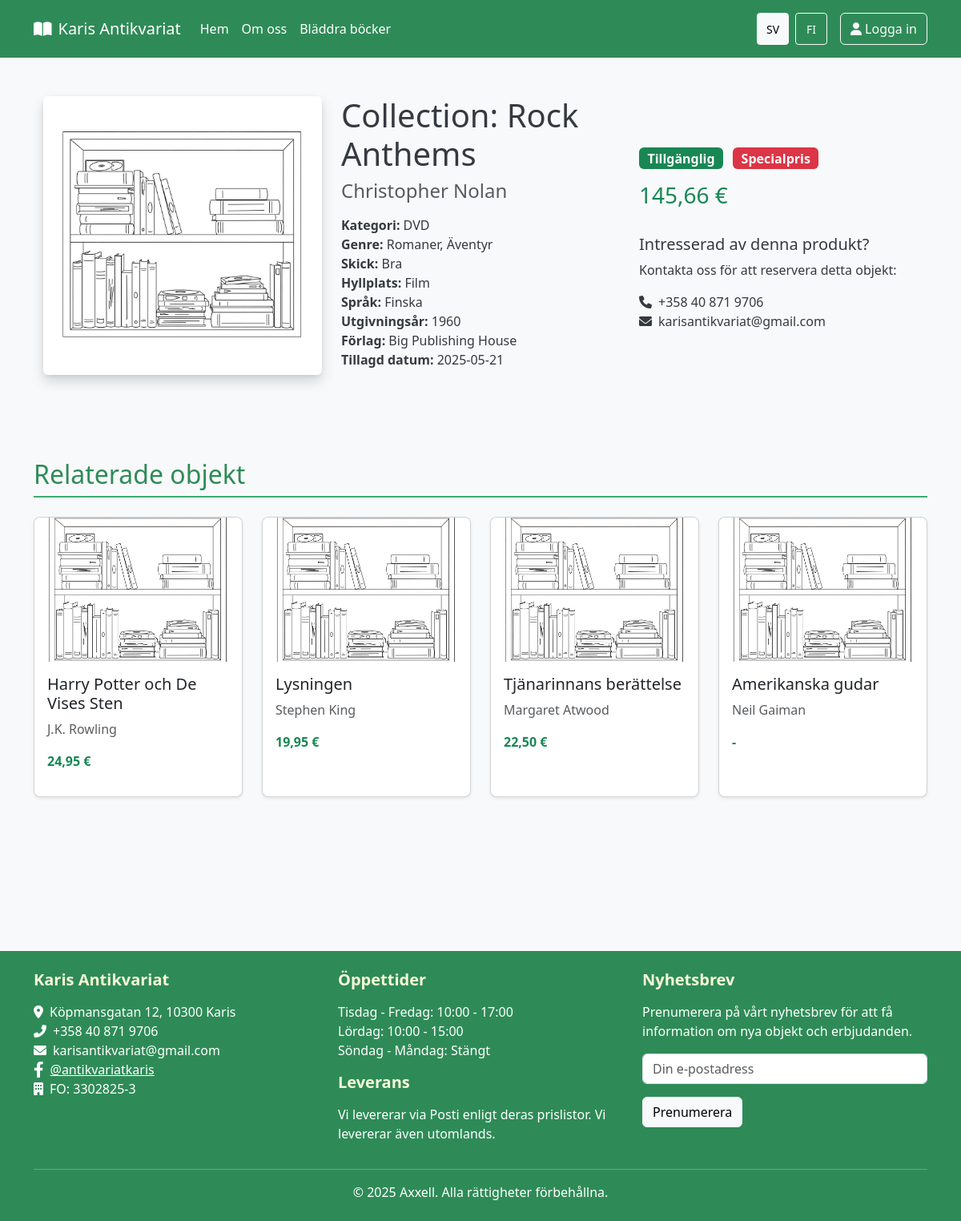
Page /singleproduct.php?id=297 on the committed database.
### tables this page shows
CREATE TABLE `product` (
  `prod_id` int NOT NULL AUTO_INCREMENT,
  `title` varchar(255) NOT NULL,
  `status` int DEFAULT NULL,
  `shelf_id` int DEFAULT NULL,
  `category_id` int DEFAULT NULL,
  `price` decimal(10,2) DEFAULT NULL,
  `condition_id` int DEFAULT NULL,
  `notes` text,
  `internal_notes` text,
  `year` int DEFAULT NULL,
  `publisher` varchar(100) DEFAULT NULL,
  `special_price` tinyint(1) DEFAULT NULL COMMENT 'Om produkten är på rea: 1 = Ja, 0 = Nej',
  `recommended` tinyint(1) DEFAULT NULL COMMENT 'Om produkten är rekommenderad: 1 = Ja, 0 = Nej	',
  `rare` tinyint(1) DEFAULT '0',
  `date_added` datetime DEFAULT CURRENT_TIMESTAMP,
  `language_id` int DEFAULT NULL,
  PRIMARY KEY (`prod_id`),
  KEY `shelf_id` (`shelf_id`),
  KEY `category_id` (`category_id`),
  KEY `condition_id` (`condition_id`),
  KEY `idx_product_status` (`status`),
  KEY `fk_product_language` (`language_id`),
  CONSTRAINT `fk_product_language` FOREIGN KEY (`language_id`) REFERENCES `language` (`language_id`),
  CONSTRAINT `product_ibfk_1` FOREIGN KEY (`shelf_id`) REFERENCES `shelf` (`shelf_id`),
  CONSTRAINT `product_ibfk_2` FOREIGN KEY (`category_id`) REFERENCES `category` (`category_id`),
  CONSTRAINT `product_ibfk_3` FOREIGN KEY (`condition_id`) REFERENCES `condition` (`condition_id`),
  CONSTRAINT `product_ibfk_4` FOREIGN KEY (`status`) REFERENCES `status` (`status_id`)
);

CREATE TABLE `author` (
  `author_id` int NOT NULL AUTO_INCREMENT,
  `author_name` varchar(200) NOT NULL,
  PRIMARY KEY (`author_id`)
);

CREATE TABLE `category` (
  `category_id` int NOT NULL AUTO_INCREMENT,
  `category_sv_name` varchar(100) NOT NULL,
  `category_fi_name` varchar(100) NOT NULL,
  PRIMARY KEY (`category_id`),
  UNIQUE KEY `category_name` (`category_sv_name`)
);

CREATE TABLE `status` (
  `status_id` int NOT NULL AUTO_INCREMENT,
  `status_sv_name` varchar(50) NOT NULL,
  `status_fi_name` varchar(50) NOT NULL,
  PRIMARY KEY (`status_id`),
  UNIQUE KEY `status_name` (`status_sv_name`)
);

### includes/routes.php (called while the page is built, shortened)
<?php
class Routes {
    private static $basePath = '';
    public static function init($basePath) {
        self::$basePath = $basePath;
    }
    public static function asset($type, $file) {
        return self::$basePath . '/assets/' . $type . '/' . $file;
    }
}
function asset($type, $file) {
    return Routes::asset($type, $file);
}

### includes/functions.php (called while the page is built, shortened)
<?php
function safeEcho($value) {
    return ($value !== null) ? htmlspecialchars($value) : '';
}
?>

### init.php (called while the page is built, shortened)
<?php
$include_base = __DIR__;
require_once $include_base . '/includes/functions.php';
require_once $include_base . '/includes/ui.php';
require_once $include_base . '/includes/Formatter.php';
$language = isset($_SESSION['language']) ? $_SESSION['language'] : 'sv';
if (function_exists('loadLanguageStrings')) {
    $strings = loadLanguageStrings($language);
}
if (class_exists('Formatter')) {
    $formatter = new Formatter($language === 'fi' ? 'fi_FI' : 'sv_SE');
}

### includes/ui.php (called while the page is built, shortened)
<?php
function loadLanguageStrings($language) {
    $langFile = 'languages/' . $language . '.php';
    if (file_exists($langFile)) {
        return $lang_strings;
    } else {
        include 'languages/sv.php';
        return $lang_strings;
    }
}
?>

### includes/Formatter.php (called while the page is built, shortened)
<?php
class Formatter {
    public function __construct(string $locale = 'sv_SE') {
        $this->locale = $locale;
    }
    public function formatCurrency($amount, string $currency = '€'): string {
        if ($amount === null) {
            return '-';
        }
        return number_format((float)$amount, 2, ',', ' ') . ' ' . $currency;
    }
    public function formatDate($date, string $format = 'Y-m-d'): string {
        return date($format, strtotime($date));
    }
    public function formatPrice($price): string {
        return $this->formatCurrency($price);
    }
}
?>

### singleproduct.php (the view, shortened to what this page needs)
<?php
require_once 'init.php';
$productId = isset($_GET['id']) ? (int)$_GET['id'] : 0;
function getProductById($productId) {
    global $pdo, $language;
    $categoryNameField = ($language === 'fi') ? 'cat.category_fi_name' : 'cat.category_sv_name';
    $shelfNameField = ($language === 'fi') ? 'sh.shelf_fi_name' : 'sh.shelf_sv_name';
    $statusNameField = ($language === 'fi') ? 's.status_fi_name' : 's.status_sv_name';
    $conditionNameField = ($language === 'fi') ? 'con.condition_fi_name' : 'con.condition_sv_name' ;
    $languageNameField = ($language === 'fi') ? 'lang.language_fi_name' : 'lang.language_sv_name';
    try {
        $sql = "SELECT
        p.prod_id,
        p.title,
        p.status,
        p.shelf_id,
        p.category_id,
        p.price,
        p.condition_id,
        p.notes,
        p.internal_notes,
        p.year,
        p.publisher,
        p.special_price,
        p.rare,
        p.recommended,
        p.date_added,
        p.language_id,
        {$statusNameField} as status_name,
        s.status_id,
        {$categoryNameField} as category_name,
        IFNULL({$shelfNameField}, '') as shelf_name,
        IFNULL({$conditionNameField}, '') as condition_name,
        IFNULL(con.condition_code, '') as condition_code,
        IFNULL({$languageNameField}, '') as language_name
    FROM
        product p
    JOIN category cat ON p.category_id = cat.category_id
    JOIN `status` s ON p.status = s.status_id
    LEFT JOIN shelf sh ON p.shelf_id = sh.shelf_id
    LEFT JOIN `condition` con ON p.condition_id = con.condition_id
    LEFT JOIN `language` lang ON p.language_id = lang.language_id
    WHERE
        p.prod_id = :productId";
        $stmt = $pdo->prepare($sql);
        $stmt->bindParam(':productId', $productId, PDO::PARAM_INT);
        $stmt->execute();
        $product = $stmt->fetch(PDO::FETCH_OBJ);
        if ($product) {
            $authorSql = "SELECT a.author_id, a.author_name
                         FROM author a
                         JOIN product_author pa ON a.author_id = pa.author_id
                         WHERE pa.product_id = :productId";
            $authorStmt = $pdo->prepare($authorSql);
            $authorStmt->bindParam(':productId', $productId, PDO::PARAM_INT);
            $authorStmt->execute();
            $authors = $authorStmt->fetchAll(PDO::FETCH_OBJ);
            $product->authors = $authors;
            $authorNames = array_map(function($author) {
                return $author->author_name;
            }, $authors);
            $product->author_names = !empty($authorNames) ? implode(', ', $authorNames) : '';
            $genreSql = "SELECT g.genre_id, " .
                       ($language === 'fi' ? 'g.genre_fi_name' : 'g.genre_sv_name') . " as genre_name
                       FROM genre g
                       JOIN product_genre pg ON g.genre_id = pg.genre_id
                       WHERE pg.product_id = :productId";
            $genreStmt = $pdo->prepare($genreSql);
            $genreStmt->bindParam(':productId', $productId, PDO::PARAM_INT);
            $genreStmt->execute();
            $genres = $genreStmt->fetchAll(PDO::FETCH_OBJ);
            $product->genres = $genres;
            $product->genre_ids_array = array_map(function($genre) {
                return $genre->genre_id;
            }, $genres);
            $product->genre_names_array = array_map(function($genre) {
                return $genre->genre_name;
            }, $genres);
        }
        return $product;
    } catch (PDOException $e) {
        error_log("Database error in getProductById: " . $e->getMessage());
        error_log("SQL query: " . $sql);
        return null;
    }
}
function getRelatedProducts($productId, $categoryId, $genreIds, $limit = 4) {
    global $pdo, $language;
    try {
        $genreIdList = implode(',', array_map('intval', $genreIds));
        $categoryNameField = ($language === 'fi') ? 'c.category_fi_name' : 'c.category_sv_name';
        $sql = "SELECT DISTINCT
                    p.prod_id,
                    p.title,
                    p.price,
                    p.special_price,
                    p.rare,
                    p.recommended,
                    {$categoryNameField} as category_name,
                    (SELECT GROUP_CONCAT(a.author_name SEPARATOR ', ')
                     FROM product_author pa
                     JOIN author a ON pa.author_id = a.author_id
                     WHERE pa.product_id = p.prod_id) as author_names
                FROM
                    product p
                JOIN
                    category c ON p.category_id = c.category_id
                LEFT JOIN
                    product_genre pg ON p.prod_id = pg.product_id
                WHERE
                    p.prod_id != :productId
                    AND p.status = 1 -- Only available products
                    AND (
                        p.category_id = :categoryId
                        OR pg.genre_id IN ($genreIdList)
                    )
                GROUP BY
                    p.prod_id
                LIMIT :limit";
        $stmt = $pdo->prepare($sql);
        $stmt->bindParam(':productId', $productId, PDO::PARAM_INT);
        $stmt->bindParam(':categoryId', $categoryId, PDO::PARAM_INT);
        $stmt->bindParam(':limit', $limit, PDO::PARAM_INT);
        $stmt->execute();
        return $stmt->fetchAll(PDO::FETCH_OBJ);
    } catch (PDOException $e) {
        error_log("Database error in getRelatedProducts: " . $e->getMessage());
        return [];
    }
}
$product = getProductById($productId);
$relatedProducts = [];
if (!empty($product->genre_ids_array)) {
    $relatedProducts = getRelatedProducts($productId, $product->category_id, $product->genre_ids_array);
}
$formattedPrice = $formatter->formatPrice($product->price);
$formattedDate = $formatter->formatDate($product->date_added);
$statusClass = '';
switch ($product->status_id) {
    case 1:
        $statusClass = 'bg-success';
        break;
}
include 'templates/header.php';
?>
<div class="container my-5 pb-5">
    <div class="row">
        <div class="row mb-5">
            <div class="col-md-4 mb-4 mb-md-0">
                <div class="item-image-container">
                    <?php
                    $imagePath = 'uploads/products/' . $product->prod_id . '.jpg';
                    $defaultImage = asset('images', 'default_antiqe_image.webp');
                    if ($product->category_id == 5) {
                        $defaultImage = asset('images', 'default_antiqe_image.webp');
                    } elseif ($product->category_id == 6) {
                        $defaultImage = asset('images', 'default_antiqe_image.webp');
                    } elseif ($product->category_id == 7) {
                        $defaultImage = asset('images', 'default_antiqe_image.webp');
                    } elseif ($product->category_id == 8) {
                        $defaultImage = asset('images', 'default_antiqe_image.webp');
                    }
                    $imageToShow = file_exists($imagePath) ? $imagePath : $defaultImage;
                    ?>
                    <img src="<?php echo $imageToShow; ?>" alt="<?php echo safeEcho($product->title); ?>" class="img-fluid rounded shadow" id="item-image">
                </div>
            </div>
            <div class="col-md-4 item-details">
                <div>
                    <h1 class="mb-2" id="item-title"><?php echo safeEcho($product->title); ?></h1>
                    <h4 class="text-muted mb-3" id="item-author"><?php echo safeEcho($product->author_names); ?></h4>
                </div>
                <ul class="list-unstyled">
                    <li><strong><?php echo $strings['category']; ?>:</strong> <span id="item-category"><?php echo safeEcho($product->category_name); ?></span></li>
                    <?php if (!empty($product->genre_names_array)): ?>
                    <li><strong><?php echo $strings['genre']; ?>:</strong> <span id="item-genre"><?php echo safeEcho(implode(', ', $product->genre_names_array)); ?></span></li>
                    <?php endif; ?>
                    <li><strong><?php echo $strings['condition']; ?>:</strong> <span id="item-condition"><?php echo safeEcho($product->condition_name); ?></span></li>
                    <li><strong><?php echo $strings['shelf']; ?>:</strong> <span id="item-shelf"><?php echo safeEcho($product->shelf_name); ?></span></li>
                    <?php if (!empty($product->language_name)): ?>
                    <li><strong><?php echo $strings['language']; ?>:</strong> <span id="item-language"><?php echo safeEcho($product->language_name); ?></span></li>
                    <?php endif; ?>
                    <?php if (!empty($product->year)): ?>
                    <li><strong><?php echo $strings['year']; ?>:</strong> <span id="item-year"><?php echo safeEcho($product->year); ?></span></li>
                    <?php endif; ?>
                    <?php if (!empty($product->publisher)): ?>
                    <li><strong><?php echo $strings['publisher']; ?>:</strong> <span id="item-publisher"><?php echo safeEcho($product->publisher); ?></span></li>
                    <?php endif; ?>
                    <li><strong><?php echo $strings['date_added']; ?>:</strong> <span id="item-date"><?php echo $formattedDate; ?></span></li>
                </ul>
            </div>
            <div class="col-md-4 item-price-status">
                <div class="price-container">
                    <span class="badge <?php echo $statusClass; ?> fs-6" id="item-status"><?php echo safeEcho($product->status_name); ?></span>
                    <?php if ($product->special_price): ?>
                        <span class="badge bg-danger fs-6 ms-2"><?php echo $strings['special_price']; ?></span>
                    <?php endif; ?>
                    <h3 class="text-success mt-3" id="item-price"><?php echo $formattedPrice; ?></h3>
                </div>
                <div class="mt-4">
                    <h5><?php echo $strings['interested_product']; ?></h5>
                    <?php if ($product->status_id == 1):  ?>
                    <p><?php echo $strings['contact_to_reserve']; ?></p>
                    <ul class="list-unstyled">
                        <li><i class="fas fa-phone me-2"></i>+358 40 871 9706</li>
                        <li><i class="fas fa-envelope me-2"></i>karisantikvariat@gmail.com</li>
                    </ul>
                    <?php elseif ($product->status_id == 2):  ?>
                    <p><?php echo $strings['product_sold']; ?></p>
                    <?php elseif ($product->status_id == 3):  ?>
                    <p><?php echo $strings['product_reserved']; ?></p>
                    <?php else:  ?>
                    <p><?php echo $strings['product_unavailable']; ?></p>
                    <?php endif; ?>
                </div>
            </div>
        </div>
<?php if (!empty($relatedProducts)): ?>
<div class="col-12">
    <section class="my-5">
        <h2 class="mb-4"><?php echo $strings['related_items']; ?></h2>
        <div class="row row-cols-1 row-cols-md-2 row-cols-lg-4 g-4" id="related-items">
            <?php foreach ($relatedProducts as $relatedProduct): ?>
            <div class="col">
                <div class="card h-100">
                    <div class="d-none d-md-block">
                        <?php
                        $relatedImagePath = 'uploads/products/' . $relatedProduct->prod_id . '.jpg';
                        $relatedDefaultImage = asset('images', 'default_antiqe_image.webp');
                        $relatedImageToShow = file_exists($relatedImagePath) ? $relatedImagePath : $relatedDefaultImage;
                        ?>
                        <img src="<?php echo $relatedImageToShow; ?>" class="card-img-top" style="height: 180px; object-fit: cover;" alt="<?php echo safeEcho($relatedProduct->title); ?>">
                        <div class="card-body">
                            <h5 class="card-title"><?php echo safeEcho($relatedProduct->title); ?></h5>
                            <p class="card-text text-muted">
                                <?php echo safeEcho($relatedProduct->author_names); ?>
                            </p>
                            <p class="text-success fw-bold"><?php echo $formatter->formatPrice($relatedProduct->price); ?></p>
                        </div>
                    </div>
                </div>
            </div>
            <?php endforeach; ?>
        </div>
    </section>
</div>
<?php endif; ?>
    </div>
</div>
<?php
include 'templates/footer.php';
?>

### rows in the picture
product: title "Collection: Rock Anthems", category.category_sv_name "DVD", year "1960", publisher "Big Publishing House", date_added "2025-05-21", status.status_sv_name "Tillgänglig", price "145,66 €"
author: author_name "Christopher Nolan"
product: title "Harry Potter och De Vises Sten", author_names "J.K. Rowling", price "24,95 €"
product: title "Lysningen", author_names "Stephen King", price "19,95 €"
product: title "Tjänarinnans berättelse", author_names "Margaret Atwood", price "22,50 €"
product: title "Amerikanska gudar", author_names "Neil Gaiman", price "-"

### other values in the picture
$strings['menu_home'] "Hem"
$strings['menu_about'] "Om oss"
$strings['menu_browse'] "Bläddra böcker"
$strings['login'] "Logga in"
$strings['category'] "Kategori"
$strings['genre'] "Genre"
safeEcho(implode(', ', $product->genre_names_array)) "Romaner, Äventyr"
$strings['condition'] "Skick"
safeEcho($product->condition_name) "Bra"
$strings['shelf'] "Hyllplats"
safeEcho($product->shelf_name) "Film"
$strings['language'] "Språk"
safeEcho($product->language_name) "Finska"
$strings['year'] "Utgivningsår"
$strings['publisher'] "Förlag"
